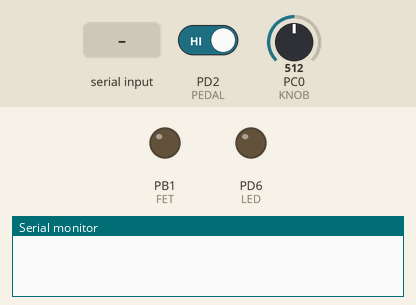
Recording of a program running on a simulated ATmega328P, built with avr-gcc and emulated at 1 MHz. Parts: output pins drawn as LEDs (lit = HIGH), the last lines printed to the serial monitor. Dashed ring = blinking. The inputs (shaded band) are chosen by the test bench; at power-on: PD2 (PEDAL) HIGH, PC0 (KNOB) = 512. A simulated second board sends each byte the program waits for after 2 ms; EEPROM starts erased.

Above: at 1.2 s.
1.3 s: PD2 (PEDAL) driven LOW
At 2.2 s:
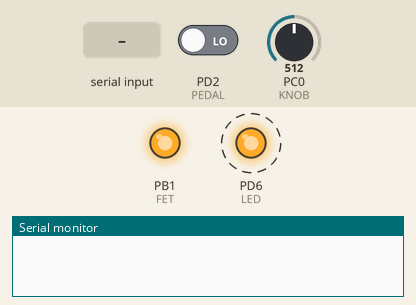
5.9 s: "c\n" received over Serial
At 6.5 s:
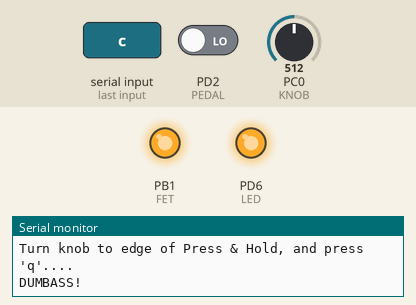
8.9 s: byte 100 ('d') received over Serial
11.9 s: byte 101 ('e') received over Serial
14.9 s: "d\n" received over Serial
Timing chart, 0 to 17.9 s (numbered marks = the images above; inputs shaded):
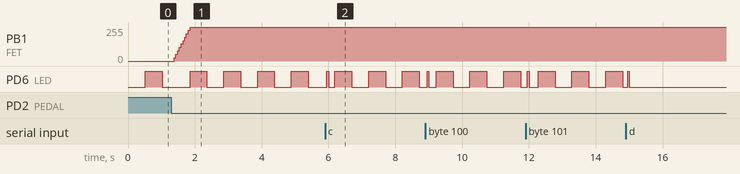

Measured:
- after the input at 1.3 s, PB1 (FET): moves from 0/255 to 255/255 over 0.48 s, starting after 0.08 s
- by itself, PD6 (LED): alternates HIGH for 0.51 s and LOW for 0.51 s

The program:

main.cpp
```cpp
/*
 * SkeinTwister.cpp
 *
 * Created: 12/8/2017 11:49:53 AM
 * Author : Sundra
 */

// FUSE SETTINGS:
// LOW:  0x62 (default)
// HIGH: 0xD1 EESAVE enabled (does not overwrite EEPROM on reprogramming)
// EXT:  0x04 (or 0xFC) BOD enabled @ 4.7V

#define F_CPU	1000000ul
#define VERSION	"2.01"

#include <avr/io.h>
#include <util/delay.h>
#include <util/atomic.h>
#include <avr/interrupt.h>
//#include <avr/power.h>  //unused?
#include "M328P_Serial.h"
#include "M328P_EEPROM.h"

#define KNOB	PINC0
#define LED		PORTD6
#define FET		PORTB1
#define PEDAL	PORTD2

#define TOGGLE_LED	(PORTD ^= (1 << LED))
#define SET_LED		(PORTD |= (1 << LED))
#define CLEAR_LED	(PORTD &= ~(1 << LED))
#define MIN_PWM	5
#define MAX_PWM	50
#define PWM_INCT	5
#define PWM_DELAY	50
#define TIMEOUT 	30000
#define	DEBOUNCE	75
#define PEDALISPRESSED	bit_is_clear(PIND, PEDAL)
#define PEDALISRELEASED	bit_is_set(PIND, PEDAL)
#define OFF 0
#define ON  1
#define PRESSHOLD	0
#define AUTOMATIC	1
#define TAPONOFF	2
#define MODE0LIMIT	30
#define MODE2LIMIT	995

//---------ISR Variables--------------
volatile uint32_t milliseconds = 0;
volatile uint8_t pedalPress = 0;
volatile uint32_t pedalTime = 0;

//---------Global Variables-----------
uint8_t motorOn = OFF;
uint32_t startTime = 0;


static inline void initOutputs (void) {
	// sets the following to outputs
	DDRD |= (1 << LED);
}

static inline void initFootPedal (void) {
	EICRA |= (1 << ISC01);			// INT0 triggers on falling edge
	EIMSK |= (1 << INT0);			// enables INT0
};

static inline void initADC (void) {
	DIDR0 |= (1 << KNOB);					// disables digital input filter on KNOB
	ADMUX = 0;								// sets reference to AREF (default), KNOB input muxed, right-adjusted result (default)
	ADCSRA = (1 << ADPS1) | (1 << ADPS0);	// pre-scalar of clock/8.  (ADC clock between 50 and 200 kHz for 10 bit res, for F_CPU = 1Mhz, pre-scalar of 5 to 20)
	PRR &= ~(1 << PRADC);					// clears power reduction ADC register
	ADCSRA |= (1 << ADEN);					// enables ADC
	ADCSRA |= (1 << ADSC);					// performs one conversion, throw away to start
	while (ADCSRA & (1 << ADSC)); 			// waits for conversion to be done
}

static inline void initMotorPWM (void) {
	TCCR1A |= (1 << COM1A1) | (1 << WGM11); 	// clears OC1A on match when counting up, sets on down, PWM phase correct ICR1 is TOP
	TCCR1B |= (1 << WGM13);						// PWM phase correct ICR1 is TOP
	ATOMIC_BLOCK(ATOMIC_FORCEON){				// atomic operation for 16-bit register writes
		OCR1A = 0;								// should start as solid off
		ICR1 = MAX_PWM;							// sets TOP to 500, freq = 1.25 kHz = F_CPU/(2*prescaler*TOP)
	}
	TCCR1B |= (1 << CS11);						// enables the clock with a prescaler of 8
}

static inline void initMillisTimer (void) {
	// 8-bit Timer0 used for Arduino millis, may as well keep compatible
	TCCR0A |= (1 << WGM01);					// sets CTC mode
	OCR0A = 125;							// 125 = 1 ms @ F_CPU = 1MHz
	TIMSK0 |= (1 << OCIE0A);				// enables interrupt
	TCCR0B |= (1 << CS01);					// starts timer with prescalar: F_CPU/8 (125,000), no output waveforms
}

uint32_t millis(void) {
	uint32_t mscopy;
	ATOMIC_BLOCK(ATOMIC_FORCEON) {
		mscopy = milliseconds;
	}
	return mscopy;
}

uint16_t readKnob() {
	uint16_t result = 0;
	ADCSRA |= (1 << ADSC);		// starts conversion
	while (ADCSRA & (1 << ADSC)); // waits for conversion to be done
	result = ADCL;
	result |= (ADCH << 8);
	return result;
}

void setPWM(uint16_t pwm) {
	ATOMIC_BLOCK(ATOMIC_FORCEON){				// atomic operation for 16-bit register writes
		OCR1A = pwm;								//
	}
}

void printStats () {
	uint16_t blockaddy = eeRead16(ADDR_CURRENTADDY);
	SerialPrint(blockaddy);
	SerialPrint("\n");
	uint16_t count = eeRead16(blockaddy);
	uint32_t time = eeRead32(blockaddy+2);
	SerialPrint(count);
	SerialPrint("\n");
	SerialPrint(time);
	SerialPrint("\n");
	SerialPrint("\n");
	uint8_t i = 0;
	for (i = 2; i < 14; i++) {
		uint8_t byteread = eeReadByte(i);
		SerialPrint(byteread);
		SerialPrint("\n");
	}
	SerialPrint("\n");
	SerialPrint("\n");
}

void motor(uint8_t state) {
	if (!state) {
		setPWM(0);
		DDRB &= ~(1 << FET);		// disables output (pull-down res on fet gate serves to shut off motor power)
		TCCR1B &= ~(1 << CS10);		// stops timer
		motorOn = OFF;
		uint32_t elapsedTime = millis() - startTime;
		saveTime(elapsedTime);
//		printStats();
	}

	else {
		motorOn = ON;
		setPWM(0);
		TCCR1B |= (1 << CS10);		// starts timer
		DDRB |= (1 << FET);			// enables output pin
	}
}

uint8_t checkPedal() {
	EIMSK &= ~(1 << INT0);					// disables INT0 to guarantee clearing pedalPress
	if (pedalPress && (millis() - pedalTime > DEBOUNCE)) {
		pedalPress = 0;
		EIMSK |= (1 << INT0);				// enables INT0
		if (PEDALISPRESSED) return 1;
		else return 0;
	}
	EIMSK |= (1 << INT0);					// enables INT0
	return 0;
}

void softstart(uint8_t runmode)  {
	startTime = millis();
	motor(ON);

	// blips motor to indicate that it won't automatically stop
	if (runmode == TAPONOFF) {
		setPWM(MIN_PWM);
		_delay_ms(50);
		setPWM(0);
		_delay_ms(100);
	}

	// ramps up speed
	uint8_t i;
	for (i = MIN_PWM; i < MAX_PWM; i+=PWM_INCT) {
		setPWM(i);
		_delay_ms(PWM_DELAY);

		if (MAX_PWM - i <= PWM_INCT) setPWM(MAX_PWM);;  // ensures full on is reached regardless of increment

		// checks for commanded stops
		if (runmode == PRESSHOLD)	{
			if (PEDALISRELEASED) {		// turns off if pedal is released
				motor(OFF);
				break;
			}
		}
		if (runmode == AUTOMATIC || runmode == TAPONOFF) {
			if (checkPedal()) {			// turns off if pedal tapped again
				motor(OFF);
				break;
			}
		}
	}
	// exits loop either at full speed or off
}

void ledFlicker() {
	uint8_t n;
	SET_LED;
	for (n = 0; n < 3; n++) {
		TOGGLE_LED;
		_delay_ms(50);
	}
}

// interrupts are automatically cleared upon execution of the ISR

ISR(INT0_vect) {
	pedalTime = millis();
	pedalPress = 1;
}

ISR(TIMER0_COMPA_vect) {
	milliseconds++;
}

/*
Twister operates differently according to mode set via knob.
----------------------------------------------------------------
PRESSHOLD - the motor only spins while the foot pedal is depressed.
TAPONOFF  - one tap starts the motor, one tap stops the motor.
AUTOMATIC - twists for a set length of time (via knob).
			One tap starts the motor.
			It automatically stops after the elapsed time.
			When on, another tap will stop the motor.
*/

int main(void)
{
	initMillisTimer();
	initOutputs();
	initFootPedal();
	initMotorPWM();
	initADC();
	SerialInit(9600);
//	eeErase(16);
	eeInit();
	sei();

	// Time variables
	uint32_t ledBlinkTime = 0;

	// Knob and Foot Pedal variables
	uint8_t mode = AUTOMATIC;
	uint16_t knobsetting;
	uint8_t footpedal = 0;
	uint32_t setTime = 0;
	uint32_t elapsedTime = 0;

	// Constants for scaling & dealing with knob settings
	uint16_t mode0setting = eeRead16(ADDR_MODE0);
	if (mode0setting > MODE0LIMIT || mode0setting == 65535) mode0setting = 15;		// in case memory is corrupted or new
	uint16_t mode2setting = eeRead16(ADDR_MODE2);
	if (mode2setting < MODE2LIMIT || mode2setting == 65535) mode2setting = 1010;	// in case memory is corrupted or new
	const uint16_t minimumTime = 1167;		// min knob set time in milliseconds
	const uint16_t maximumTime = 7833;		// max knob set time in milliseconds
	const uint32_t rangeTime = maximumTime - minimumTime;
	const uint16_t knoboffset = mode0setting;		// b, in equation y = mx + b where y is knobadj and x is knobsetting
	const uint32_t knobslope = (rangeTime * 10) / (mode2setting - mode0setting);								// m, in above

    while (1)
    {

		// Reads pot and determines mode
		knobsetting = readKnob();
		if (knobsetting < mode0setting) mode = PRESSHOLD;
		else if (knobsetting > mode2setting) mode = TAPONOFF;
		else {
			mode = AUTOMATIC;
			//setTime = (knobsetting - knoboffset) * knobslope + minimumTime;			// scales trim pot setting to milliseconds
		}
		setTime = ((uint32_t) (knobsetting - knoboffset) * knobslope) / 10 + minimumTime;			// scales trim pot setting to milliseconds
		if (setTime > TIMEOUT) setTime = minimumTime;	// controls rollover

		// Gets the footpedal status and records the time if pressed
		footpedal = checkPedal();

		// State Machine
		switch (mode) {
			case PRESSHOLD:
				if (footpedal) softstart(mode);				// Turns ON if pedal just pressed
				if (motorOn && PEDALISRELEASED) motor(OFF);		// Turns OFF is pedal is released
				// Otherwise motor stays in last mode (full ON or OFF)
				break;

			case AUTOMATIC:
				// Changes state when foot pedal is pressed
				if (footpedal) {
					if (motorOn) motor(OFF);	// Turns motor OFF if ON
					else softstart(mode);		// Turns motor ON if OFF
				}
				// Turns motor OFF if enough time has elapsed
				if (motorOn) {
					elapsedTime = millis() - startTime;
					if (elapsedTime > setTime || elapsedTime > TIMEOUT) motor(OFF);
				}
				// Otherwise motor stays in last mode (full ON or OFF)
				break;

			case TAPONOFF:
				// Changes state when foot pedal is pressed
				if (footpedal) {
					if (motorOn) motor(OFF);	// Turns motor OFF if ON
					else softstart(mode);		// Turns motor ON if OFF
				}
				// Turns motor OFF if the cat pushed the foot pedal
				if (motorOn) {
					if (millis() - startTime > TIMEOUT) motor(OFF);
				}
				// Otherwise motor stays in last mode (full ON or OFF)
				break;
		}

		// Blinks LED
		if (millis() - ledBlinkTime > 500)	{
			TOGGLE_LED;
			ledBlinkTime = millis();
		}

		// Polls Serial Port
		if (SerialRXReady() && (millis() < 300000)) {
			char byte = SerialGrabByte();
			ledFlicker();
			char ack;
			switch (byte) {
				case 'c':
					SerialPrintln(" ");
					SerialPrintln("Current Calibration Values:");
					SerialPrint("Press Hold: ");
					SerialPrint(mode0setting);
					SerialPrintln(" ");
					SerialPrint("Tap On/Off: ");
					SerialPrint(mode2setting);
					SerialPrintln(" ");
					SerialPrintln(" ");
					SerialPrintln("Turn knob to edge of Press & Hold, and press 'q'....");
					ack = SerialRX();
					uint16_t temp;
					if (ack == 'q') {
						ledFlicker();
						temp = readKnob();
						SerialPrint(temp);
						SerialPrintln(" ");
						if (temp > MODE0LIMIT) SerialPrintln("Error, cal not saved");
						else {
							mode0setting = temp;
							eeWrite16(ADDR_MODE0, mode0setting);
						}
					}
					else {
						SerialPrintln("DUMBASS!");
						break;
					}
					SerialPrintln("Turn knob to edge of Tap On Tap Off, and press 'q'....");
					ack = SerialRX();
					if (ack == 'q') {
						ledFlicker();
						temp = readKnob();
						SerialPrint(temp);
						SerialPrintln(" ");
						if (temp < MODE2LIMIT) SerialPrintln("Error, cal not saved");
						else {
							mode2setting = temp;
							eeWrite16(ADDR_MODE2, mode2setting);
						}
					}
					else {
						SerialPrintln("DUMBASS!");
						break;
					}
					SerialPrintln("Done!");
					break;
				case 'd':
					SerialPrint("Version: ");
					SerialPrintln(VERSION);
					eeDump();
					break;
				case 'e':
					SerialPrintln("Erase EEPROM? (y/n)");
					ack = SerialRX();
					if (ack == 'y') {
						eeErase(20);
						SerialPrintln("Done! Don't forget to reset!");
					}
					break;
// 				case 'r':
// 					SerialPrintln("Reset processor? (y/n)");
// 					ack = SerialRX();
// 					if (ack == 'y') ;
// 					break;

			}

		}

    } // end of while(1)
} // end of main()
```

M328P_EEPROM.cpp
```cpp
#include "M328P_EEPROM.h"
#include "M328P_Serial.h"
#include <avr/io.h>
#include <avr/interrupt.h>

#define	ADDR_FIRSTBLOCK	6
#define BLOCKSIZE		6
#define MAXWRITES		65535

void eeWriteByte (uint16_t addy, uint8_t eedata)  {
	cli();
	while (EECR & (1 << EEPE));				// wait for occurring write to end (EEPE will be set)
	while (SPMCSR & (1 << SPMEN));			// wait for any flash programming to end
	EEAR = addy;
	EEDR = eedata;
	EECR &= ~((1 << EEPM1) | (1 << EEPM0));	// atomic erase & write operation
	EECR |= (1 << EEMPE);					// master enable for writing, must be set first
	EECR |= (1 << EEPE);					// triggers write
	sei();
}

uint8_t eeReadByte (uint16_t addy)  {
	cli();
	while (EECR & (1 << EEPE));		// wait for occurring write to end (EEPE will be set)
	EEAR = addy;
	EECR |= (1 << EERE);			// read enable
	sei();
	return EEDR;
}

// Writes a uint16_t to EEPROM, LSbyte first
void eeWrite16 (uint16_t addy, uint16_t eedata) {
	uint8_t i = 0;
	for (i = 0; i < 2; i++) {
		uint8_t eedata8 = (uint8_t) (eedata >> (i*8));
		eeWriteByte(addy+i, eedata8);
	}
}

// Reads a uint16_t from EEPROM, MSbyte first
uint16_t eeRead16 (uint16_t addy) {
	uint16_t eedata = 0;
	uint8_t i = 0;
	for (i = 1; i < 255; i--) {
		uint8_t eedata8 = eeReadByte(addy + i);
		eedata |= eedata8;
		eedata = (eedata << (i*8));
	}
	return eedata;
}

// Writes a uint32_t to EEPROM, LSbyte first
void eeWrite32 (uint16_t addy, uint32_t eedata) {
	uint8_t i = 0;
	for (i = 0; i < 4; i++) {
		uint8_t eedata8 = (uint8_t) (eedata >> (i*8));
		eeWriteByte(addy+i, eedata8);
	}
}

// Reads a uint32_t from EEPROM, MSbyte first
uint32_t eeRead32 (uint16_t addy) {
	uint32_t eedata = 0;
	uint32_t eedata8 = 0;
	uint8_t i = 0;
	for (i = 3; i < 255; i--) {
		eedata8 = eeReadByte(addy + i);
		eedata |= (eedata8 << (i*8));
	}
	return eedata;
}

// Erases EEPROM from beginning to address specified
// "Erase" means filling with 0xFF
// if argument is 0, polls for the end of data and erases to there
void eeErase (uint16_t addy) {
	if (addy == 0) addy = eeRead16(ADDR_CURRENTADDY) + BLOCKSIZE;
	uint8_t i = 0;
	for (i = 0; i <= addy; i++) {
		eeWriteByte(i, 0xFF);
	}
}

// Clears EEPROM starting at a certain address, extending through a specific number of bytes
// "Clear" means filling with 0x00
void eeClearNext (uint16_t addy, uint8_t numBytes) {
	uint8_t i = 0;
	for (i = 0; i < numBytes; i++) {
		eeWriteByte(addy, 0x00);
		addy++;
	}
}

// if completely blank EEPROM, initializes address & first block
void eeInit (void) {
	uint16_t addyvalue = eeRead16(ADDR_CURRENTADDY);
	if (addyvalue == 0xFFFF) {
		eeWrite16 (ADDR_CURRENTADDY, ADDR_FIRSTBLOCK);
		eeClearNext (ADDR_FIRSTBLOCK, BLOCKSIZE);
	}
}

// writes time to EEPROM
// argument: elapsed time of current run in ms
// reads existing accumulated time (stored in tenths of seconds) and adds elapsed time
// checks the count first, increments the block if over the max # of writes
// writes new total time in tenths of seconds
void saveTime (uint32_t time) {
	uint16_t addy = eeRead16(ADDR_CURRENTADDY);
	uint16_t count = eeRead16(addy);
	uint32_t totalTime = eeRead32(addy+2);
	totalTime += time/100;
	if (count < MAXWRITES) {
		eeWrite16(addy, count+1);
		eeWrite32(addy+2, totalTime);
	}
	else {
		count = 1;
		addy += BLOCKSIZE;
		eeWrite16(ADDR_CURRENTADDY, addy);
		eeClearNext(addy, BLOCKSIZE);
		eeWrite16(addy, count);
		eeWrite32(addy+2, totalTime);
	}
}

void eeDump (void) {

	SerialPrint("Mode0 Cal: ");
	uint16_t data16 = eeRead16(0x0000);
	SerialPrint(data16);
	SerialPrint("\n");

	SerialPrint("Mode2 Cal: ");
	data16 = eeRead16(0x0002);
	SerialPrint(data16);
	SerialPrint("\n");

	SerialPrint("Curr Block Address: ");
	data16 = eeRead16(ADDR_CURRENTADDY);
	SerialPrint(data16);
	SerialPrint("\n");

	uint16_t i;
	uint16_t j = data16;
	uint32_t data32;

	for (i = ADDR_FIRSTBLOCK ; i <= j; i += BLOCKSIZE) {
		data16 = eeRead16(i);
		SerialPrint(i);
		SerialPrint(": ");
		SerialPrint(data16);
		SerialPrint("\n");
		i += 2;
		data32 = eeRead32(i);
		SerialPrint(i);
		SerialPrint(": ");
		SerialPrint(data32);
		SerialPrint("\n");
	}
	SerialPrintln("The End!");
}
```

M328P_EEPROM.h
```cpp
#include <avr/io.h>

#ifndef _M328P_EEPROM_H_
#define _M328P_EEPROM_H_

#define ADDR_MODE0		 0
#define ADDR_MODE2		 2
#define ADDR_CURRENTADDY 4

// General EEPROM read/write/clear functions
void eeWriteByte (uint16_t addy, uint8_t eedata);
uint8_t eeReadByte (uint16_t addy);
void eeWrite16 (uint16_t addy, uint16_t eedata);
uint16_t eeRead16 (uint16_t addy);
void eeWrite32 (uint16_t addy, uint32_t eedata);
uint32_t eeRead32 (uint16_t addy);
void eeErase (uint16_t addy);

// Specific functions to SkeinTwister
void eeClearNext (uint16_t addy, uint8_t bytes);
void eeInit (void);
void saveTime (uint32_t time);
void eeDump (void);

#endif

// SkeinTwister EEPROM structure
// 0x00 - 0x01: 2: Cal Value of Mode0
// 0x02 - 0x03: 2: Cal Value of Mode2
// 0x04 - 0x05: 2: Address of current block
// 0x06 - 0x07: 2: Block A, Counter
// 0x08 - 0x0B: 4: Block A, Time
// 0x0C - 0x11: 6: Block B....
// 0x12 - 0x17: 7: Block C....
```

M328P_Serial.cpp
```cpp
#include "M328P_Serial.h"
#include <avr/io.h>
#include <stdlib.h>
#include <stdio.h>

// Asynchronous Serial UART Functions for ATMEGA328P

void SerialInit (uint16_t baudrate) {
	UBRR0H = 0;		// sets baud rate, no multiplier
	UBRR0L = 12;
	UCSR0A |= (1 << U2X0);
	UCSR0C = (1 << UCSZ01) | (1 << UCSZ00);	// async no parity 1 stop bit (default), 8 data bits
	UCSR0B = (1 << RXEN0) | (1 << TXEN0);	// enables RX and TX
}

uint8_t SerialRXReady (void) {
	return (UCSR0A & (1 << RXC0));	// 1 if there's unread data in receive buffer
}

uint8_t SerialGrabByte (void) {
	return UDR0;
}

uint8_t SerialRX (void) {
	while (!(UCSR0A & (1 << RXC0)));
	return UDR0;
}

uint8_t SerialTXReady (void) {
	return (UCSR0A & (1 << TXC0));	// 1 if the transmit buffer is empty
}

void SerialTX (uint8_t data) {
	while (bit_is_clear(UCSR0A, UDRE0));	// waits until transmit buffer is ready for new data
	UDR0 = data;
}

//i can't remember if I did the below comment or not.  It may work?
//unfuck below pointers

void SerialPrint (const char *stringtoprint) {
	uint8_t i = 0;
	while (stringtoprint[i]) {
		SerialTX(stringtoprint[i]);
		i++;
	}
}

void SerialPrint (char byte) {
	SerialTX(byte);
}

void SerialPrint (uint8_t byte) {
	char theString[4];
	sprintf(theString, "%u", byte);
	SerialPrint(theString);
}

void SerialPrint (uint16_t twobytes) {
	char theString[6];
	sprintf(theString, "%u", twobytes);
	SerialPrint(theString);
}

void SerialPrint (uint32_t fourbytes) {
	char theString[11];
	sprintf(theString, "%lu", fourbytes);
	SerialPrint(theString);
}

void SerialPrintln (const char *stringtoprint) {
	SerialPrint(stringtoprint);
	SerialPrint("\n");
}
```

M328P_Serial.h
```cpp
#include <avr/io.h>

#ifndef _M328P_SERIAL_H_
#define _M328P_SERIAL_H_

#define F_CPU 1000000ul

void SerialInit (uint16_t baudrate);
uint8_t SerialRXReady (void);
uint8_t SerialGrabByte (void);
uint8_t SerialRX (void);

uint8_t SerialTXReady (void);
void SerialTX (uint8_t data);
void SerialPrint (const char *stringtoprint);
void SerialPrint (char byte);
void SerialPrint (uint8_t byte);
void SerialPrint (uint16_t twobytes);
void SerialPrint (uint32_t fourbytes);
void SerialPrintln (const char *stringtoprint);

#endif
```
